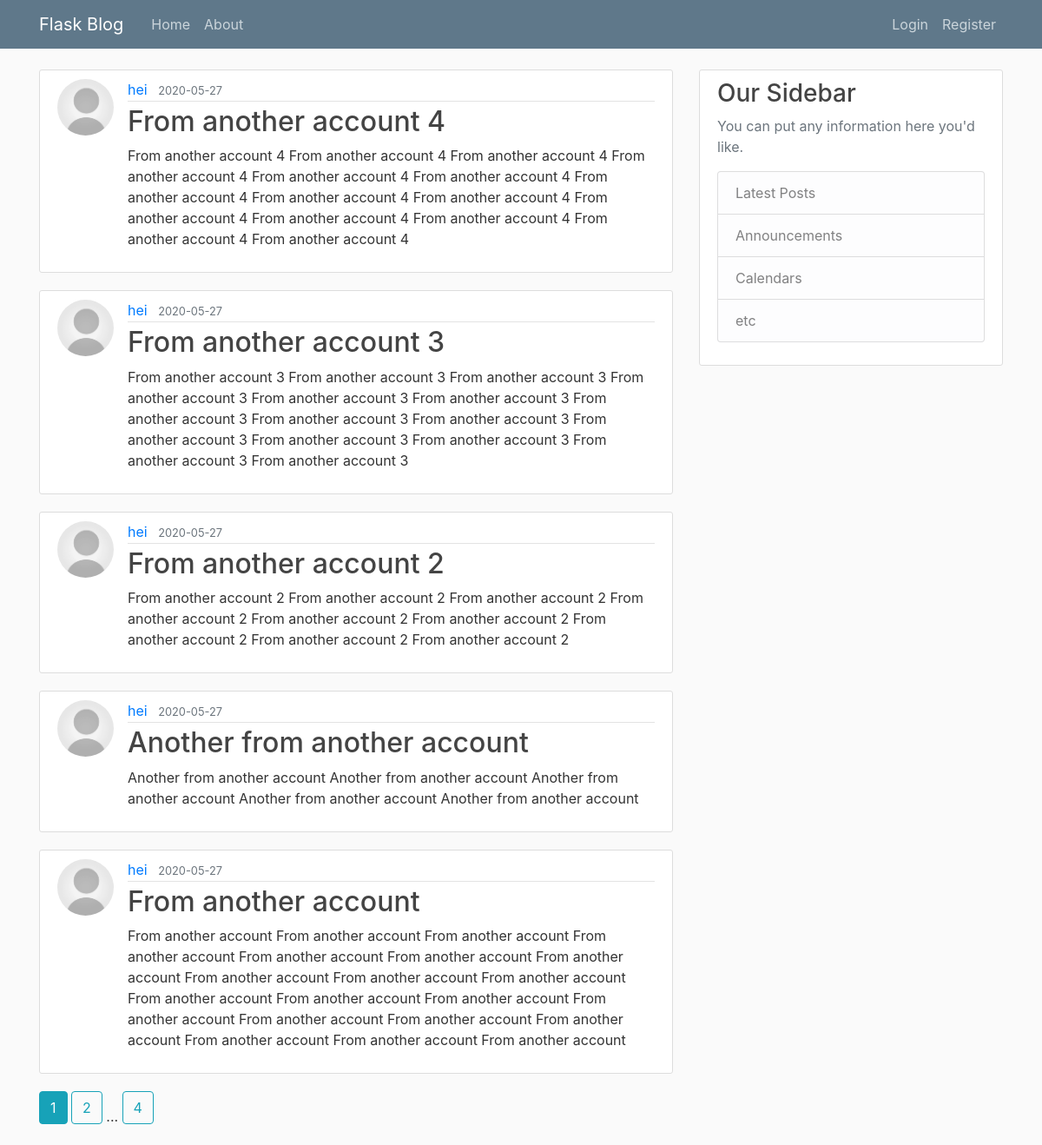
Page /home on the earlier database version.
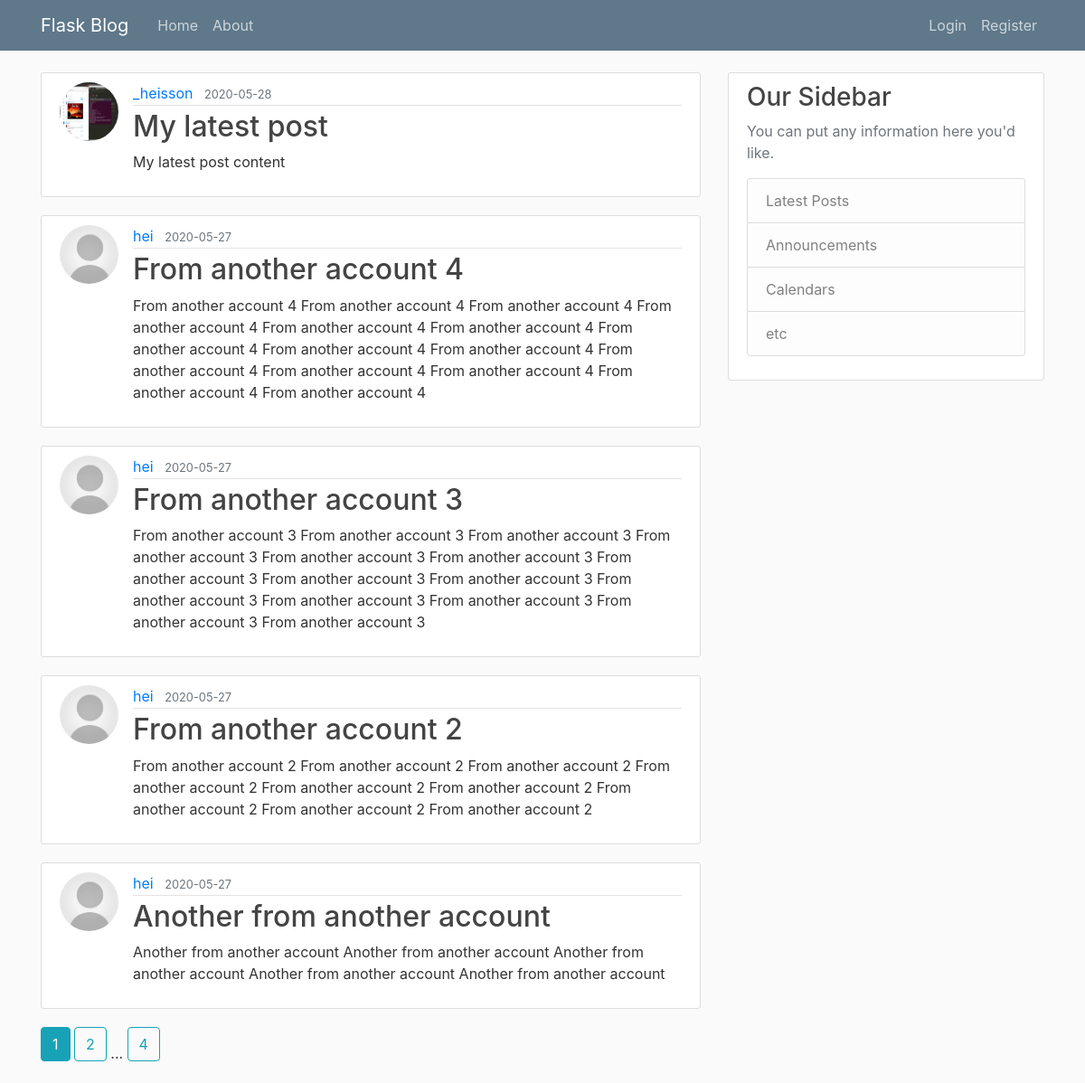
Same page on the later database version.
### flaskblog/models.py (models this page shows, shortened)
class Post(db.Model):
	id = db.Column(db.Integer, primary_key=True)
	title = db.Column(db.String(100), nullable=False)
	date_posted = db.Column(db.DateTime, nullable=False, default=datetime.utcnow)
	content = db.Column(db.Text, nullable=False)
	user_id = db.Column(db.Integer, db.ForeignKey('user.id'), nullable=False)

class User(db.Model, UserMixin):
	id = db.Column(db.Integer, primary_key=True)
	username = db.Column(db.String(20), unique=True, nullable=False)
	email = db.Column(db.String(120), unique=True, nullable=False)
	image_file = db.Column(db.String(20), nullable=False, default='default.jpg')
	password = db.Column(db.String(60), nullable=False)
	posts = db.relationship('Post', backref='author', lazy=True)

### flaskblog/main/routes.py (the view)
@main.route('/')
@main.route('/home')
def home():
	page = request.args.get("page", 1, type=int)
	posts = Post.query.order_by(Post.date_posted.desc()).paginate(page=page, per_page=5)
	return render_template("home.html", posts=posts)

### flaskblog/templates/home.html
{% extends "layout.html" %}
{% block content %}
	{% for post in posts.items %}
		<article class="media content-section">
			<img class="rounded-circle article-img" src="{{ url_for('static', filename='profile_pics/' + post.author.image_file) }}">
			<div class="media-body">
				<div class="article-metadata">
					<a class="mr-2" href="{{ url_for('users.user_posts', username=post.author.username) }}">{{ post.author.username }}</a>
					<small class="text-muted">{{ post.date_posted.strftime('%Y-%m-%d') }}</small>
				</div>
				<h2><a class="article-title" href="{{ url_for('posts.post', post_id=post.id) }}">{{ post.title }}</a></h2>
				<p class="article-content">{{ post.content }}</p>
			</div>
		</article>
	{% endfor %}
	{% for page_num in posts.iter_pages(left_edge=1, right_edge=1, left_current=1, right_current=2) %}
		{% if page_num %}
			{% if posts.page == page_num %}
				<a class="btn btn-info mb-4" href="{{ url_for('main.home', page=page_num) }}">{{ page_num }}</a>
			{% else %}
				<a class="btn btn-outline-info mb-4" href="{{ url_for('main.home', page=page_num) }}">{{ page_num }}</a>
			{% endif %}
		{% else %}
			...
		{% endif %}
	{% endfor %}
{% endblock content %}

Differences in the rows shown:
no longer on this page (row unchanged): Post: image_file (placeholder picture), author.username "hei", date_posted "2020-05-27", title "From another account", content "From another account From another account From another account From another account From another account From another account From another account From another account From another account From another account From another account From another account From another account From another account From another account From another account From another account From another account From another account From another account"
added Post: image_file (picture), author.username "_heisson", date_posted "2020-05-28", title "My latest post", content "My latest post content"
